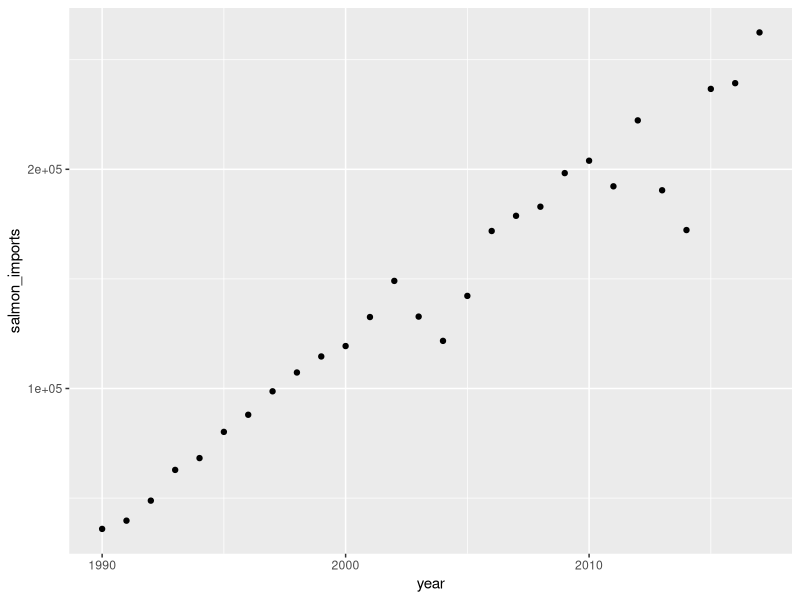
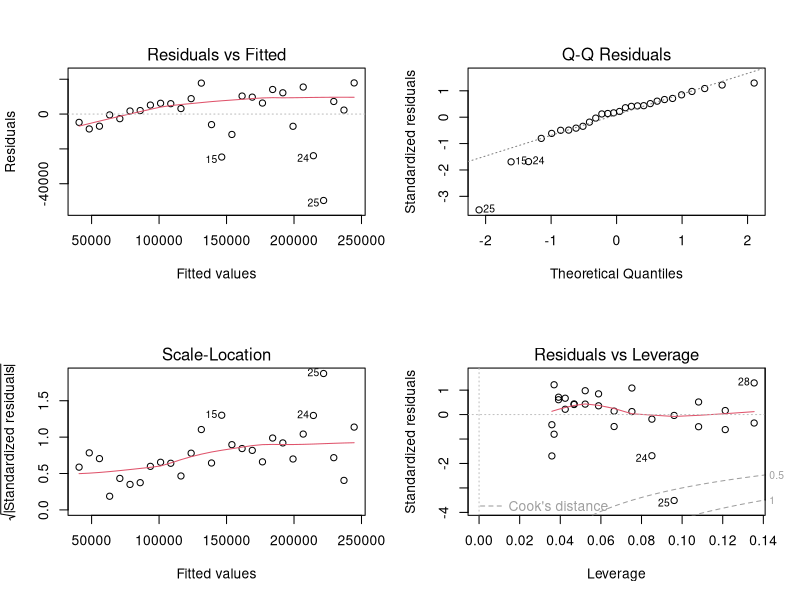
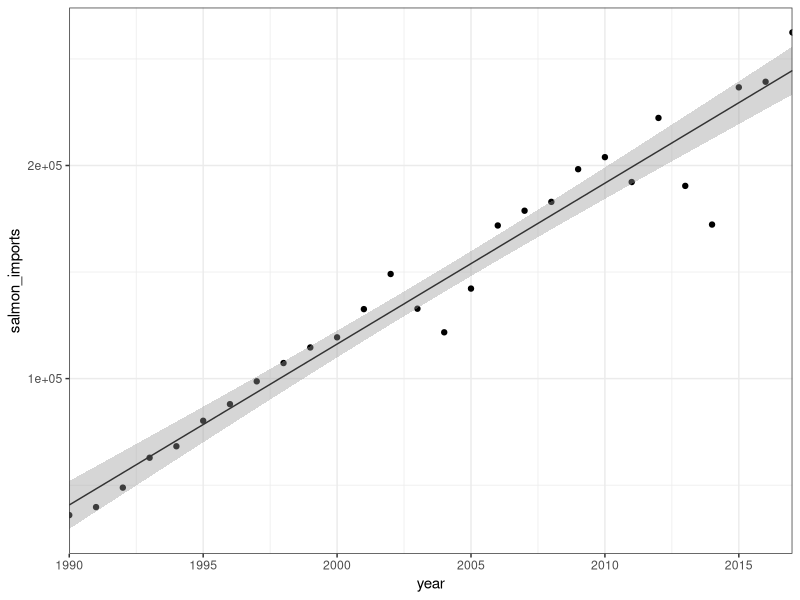

Source code (R) for these figures, in order:
## ---- chunk 1
knitr::opts_chunk$set(echo = TRUE)

library(tidyverse)
salmon<-read_csv("salmon_imports.csv")
## ---- chunk 2
salmon_scatter<- ggplot(salmon, aes(x = year, y= salmon_imports))+
  geom_point()
salmon_scatter

#Yes it looks like it makes sense to use a linear regression.
## ---- chunk 3
salmon_model<- lm(salmon_imports ~ year, data = salmon)
salmon_model

#equation would be imports(tons) = -14982940 + 7550(Year)

## ---- chunk 4
par(mfrow = c(2,2))
plot(salmon_model)
#Residuals appear normally distributed other then a few outliers. There does not appear to be heteroscedasticity. 
summary(salmon_model)

## ---- chunk 5
salmon_final_graph<- ggplot(salmon, aes(x = year, y= salmon_imports))+
  geom_point()+
  geom_smooth(method = lm, se = TRUE, size = 0.5, color = "gray20") +
  theme_bw()+
  scale_x_continuous(expand = c(0,0), limits = c(1990, 2017))
  
salmon_final_graph
## ---- chunk 6
new_years<- data.frame(year = c(2022, 2024, 2026, 2028))
future_predict<- predict(salmon_model, newdata = new_years, interval = "confidence")
future_predict

predictions<- data.frame(new_years, future_predict)
predictions
## ---- chunk 7
test_name<- cor.test(salmon$year, salmon$salmon_imports)
test_name
#Pearson's r value is 0.9735387. This is very close to 1 so I would describe this as a strong positive correlation.
